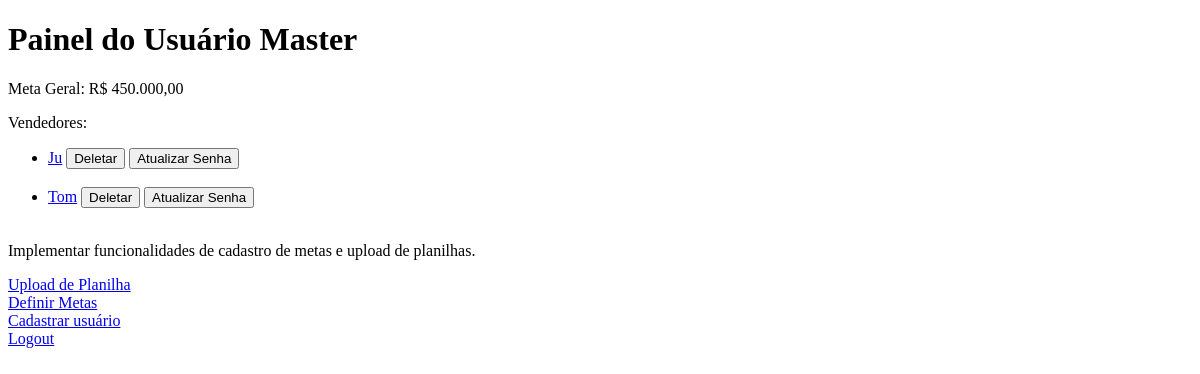
Page /dashboard (signed in) on the earlier database version.
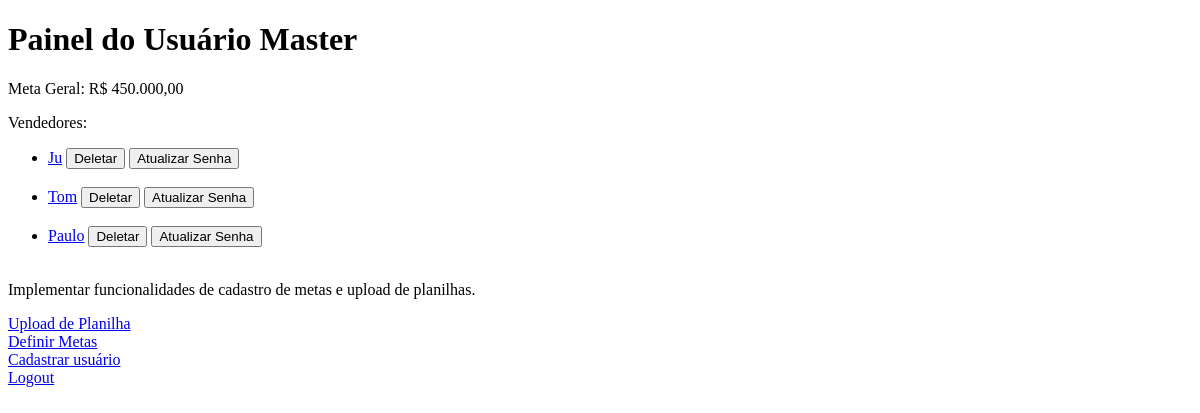
Same page on the later database version.
### tables this page shows
CREATE TABLE GeneralGoals (
        id INTEGER PRIMARY KEY AUTOINCREMENT,
        goal REAL NOT NULL
    );

CREATE TABLE Users (
        id INTEGER PRIMARY KEY AUTOINCREMENT,
        username TEXT NOT NULL,
        password TEXT NOT NULL,
        name TEXT NOT NULL,  -- Nome completo do usuário
        role TEXT NOT NULL  -- 'seller' ou 'master'
    , branch TEXT DEFAULT 'Loja');

### modules/dashboards/__init__.py (the view)
@dashboards_bp.route('/dashboard')
def dashboard():
    if 'user_id' not in session:
        return redirect(url_for('users.login'))
    user_id = session['user_id']
    user_role = session['role']
    conn = get_db_connection()
    cursor = conn.cursor()
    if user_role == 'seller':
        cursor.execute('SELECT name FROM Users WHERE id = ?', (user_id,))
        username = cursor.fetchone()['name']
        cursor.execute('''
            SELECT SUM(amount) AS total_sales
            FROM Sales
            WHERE user_id = ?
            AND strftime('%m', date) = strftime('%m', 'now')
            AND strftime('%Y', date) = strftime('%Y', 'now')
        ''', (user_id,))
        total_sales_row = cursor.fetchone()
        total_sales = total_sales_row['total_sales'] if total_sales_row and total_sales_row['total_sales'] else 0
        cursor.execute('SELECT goal FROM IndividualGoals WHERE user_id = ?', (user_id,))
        individual_goal_row = cursor.fetchone()
        individual_goal = individual_goal_row['goal'] if individual_goal_row else 0
        cursor.execute('''
            SELECT SUM(amount) AS total_company_sales
            FROM Sales
            WHERE strftime('%m', date) = strftime('%m', 'now')
            AND strftime('%Y', date) = strftime('%Y', 'now')
        ''')
        total_company_sales_row = cursor.fetchone()
        total_company_sales = total_company_sales_row['total_company_sales'] if total_company_sales_row and total_company_sales_row['total_company_sales'] else 0
        cursor.execute('SELECT goal FROM GeneralGoals ORDER BY id DESC LIMIT 1')
        general_goal_row = cursor.fetchone()
        general_goal = general_goal_row['goal'] if general_goal_row else 0
        cursor.execute('''
            SELECT id, date, amount, order_number
            FROM Sales
            WHERE user_id = ?
            AND strftime('%m', date) = strftime('%m', 'now')
            AND strftime('%Y', date) = strftime('%Y', 'now')
            ORDER BY date DESC
        ''', (user_id,))
        vendas = cursor.fetchall()
        cursor.execute('SELECT branch FROM Users WHERE user_id = ?', (user_id,))
        user_branch_row = cursor.fetchone()
        user_branch = user_branch_row['goal'] if user_branch_row else 'N/A'
        conn.close()
        individual_percentage = (total_sales / individual_goal) * 100 if individual_goal else 0
        company_percentage = (total_company_sales / general_goal) * 100 if general_goal else 0
        if user_branch.upper() == 'LOJA':
            commission_rate = 0.01
            bonus_rate = 0
            if total_sales >= 225000:
                bonus_rate += 0.006
            elif total_sales >= 170000:
                bonus_rate += 0.004
            elif total_sales >= 130000:
                bonus_rate += 0.003
        elif user_branch.upper() == 'OFICINA':
            commission_rate = .5
            bonus_rate = 0
            if total_sales >= 50000:
                commission_rate += 0.05
        commission = total_sales * commission_rate
        bonus = total_sales * bonus_rate
        return render_template('seller_dashboard.html',
                               user_role=user_role,
                               total_sales=total_sales,
                               total_company_sales=total_company_sales,
                               individual_percentage=individual_percentage,
                               company_percentage=company_percentage,
                               user_id=user_id,
                               username=username,
                               general_goal=general_goal,
                               vendas=vendas,
                               bonus=bonus,
                               commission=commission,
                               individual_goal=individual_goal)
    elif user_role == 'master':
        cursor.execute('SELECT id, username, name FROM Users WHERE role = "seller"')
        sellers = cursor.fetchall()
        cursor.execute('SELECT goal FROM GeneralGoals ORDER BY id DESC LIMIT 1')
        general_goal_row = cursor.fetchone()
        general_goal = general_goal_row['goal'] if general_goal_row else 0
        return render_template('master_dashboard.html', sellers=sellers, general_goal=general_goal)

### modules/db.py (called while the page is built)
def get_db_connection():
    conn = sqlite3.connect('sales_tracking.db')
    conn.row_factory = sqlite3.Row
    return conn

### utils/text_utils.py (called while the page is built)
def format_currency(value):
    return f'R$ {value:,.2f}'.replace(',', 'X').replace('.', ',').replace('X', '.')

### templates/master_dashboard.html (shortened to what this page needs)
{% extends "base.html" %}
{% block content %}
<h1>Painel do Usuário Master</h1>
<p>Meta Geral: {{ general_goal | float | currency }}</p>
<p>Vendedores:</p>
<ul>
    {% for seller in sellers %}
        <li>
            <a href="{{ url_for('dashboards.seller_dashboard', seller_id=seller.id) }}">{{ seller.username }}</a>
            <form action="{{ url_for('users.delete_user', seller_id=seller.id) }}" method="post" style="display:inline;">
                <button type="submit" onclick="return confirm('Tem certeza que deseja deletar este vendedor?');">Deletar</button>
            </form>
            <form action="{{ url_for('users.update_password', seller_id=seller.id) }}" method="get" style="display:inline;">
                <button type="submit">Atualizar Senha</button>
            </form>
        </li>
        <br>
    {% endfor %}
</ul>
<p>Implementar funcionalidades de cadastro de metas e upload de planilhas.</p>
<a href="{{ url_for('sales.upload') }}">Upload de Planilha</a><br>
<a href="{{ url_for('set_goals') }}">Definir Metas</a><br>
<a href="{{ url_for('users.register') }}">Cadastrar usuário</a><br>
<a href="{{ url_for('users.logout') }}">Logout</a>
{% endblock %}

### templates/base.html (shortened to what this page needs)
<!DOCTYPE html>
<html lang="pt-br">
<head>
</head>
<body>
    {% block content %}{% endblock %}
</body>
</html>

Differences in the rows shown:
added Users: username "Paulo"
